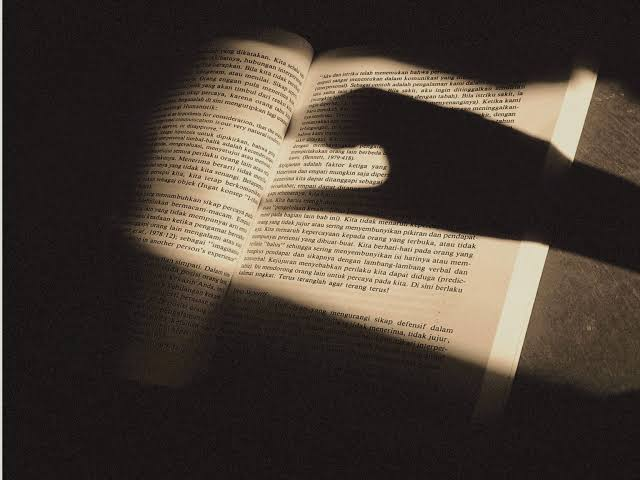
#> input picture 01_sandbox/book_with_shadow.jpg, 640 x 480 px
$ python adapt_thresh.py
#> lines starting #> are read from the running program, lines starting #| are printed output that depends on the picture
import cv2
import numpy as np

img = cv2.imread('book_with_shadow.jpg')
#> img is the input picture: shape (480, 640, 3); mean B, G, R 54, 63, 73.4
gray = cv2.cvtColor(img, cv2.COLOR_BGR2GRAY)
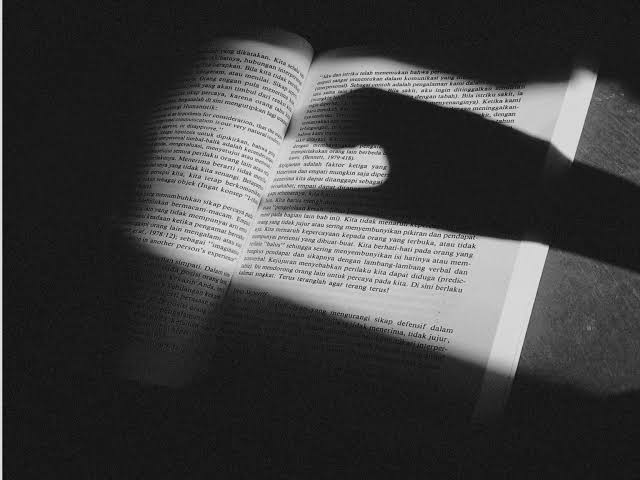
#> gray: shape (480, 640); min 4, max 245, mean 65.2
# предобработка
#> (the run stopped early here; a loop or call above may not have finished)

$ run again, with 01_sandbox/apple_green.jpg copied over 01_sandbox/book_with_shadow.jpg
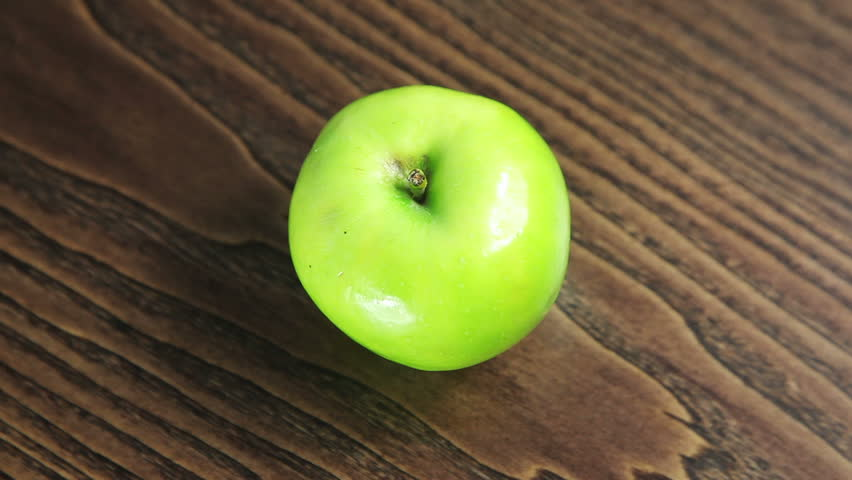
#> input picture 01_sandbox/apple_green.jpg, 852 x 480 px
#> img is the input picture: shape (480, 852, 3); mean B, G, R 58.5, 96.3, 105.3
#> `gray = cv2.cvtColor(img, cv2.COLOR_BGR2GRAY)`:
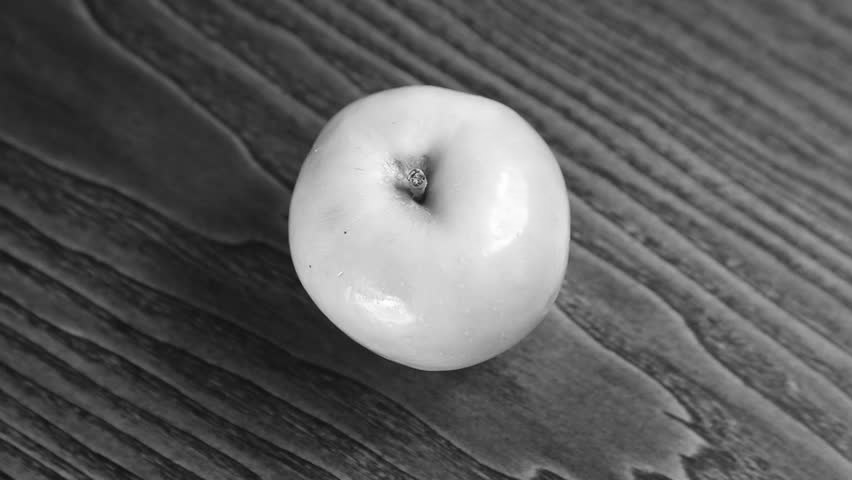
#> gray: shape (480, 852); min 16, max 254, mean 94.7
